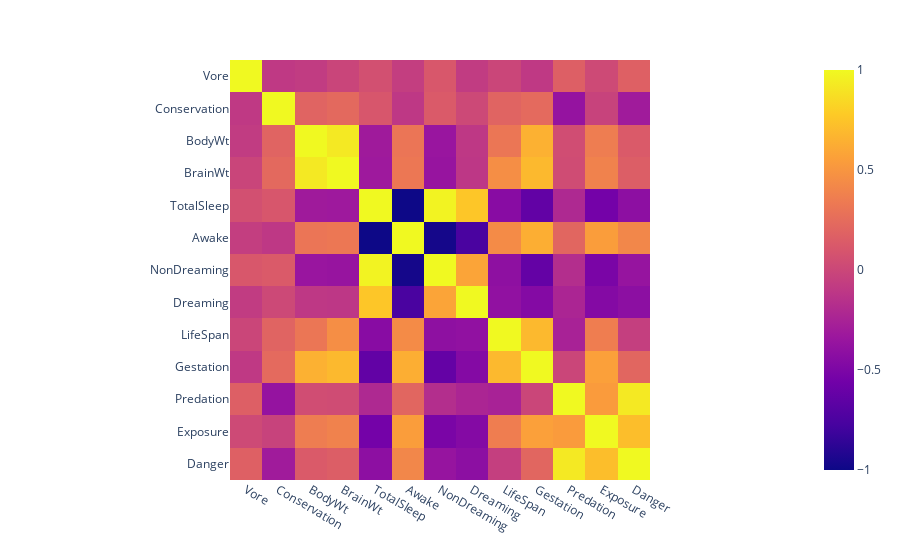

Write notebook code for a chart like this one.
### Code cell
px.imshow(df.corr(numeric_only=True))

### Figure 1 — Plotly figure (JSON) as saved in the notebook; plotly's stock layout.template omitted (floating-point values rounded to 4 significant figures; data arrays with more than 128 entries replaced by an {"elided": "..."} marker saying what was removed)
{"data": [{"coloraxis": "coloraxis", "hovertemplate": "x: %{x}<br>y: %{y}<br>color: %{z}<extra></extra>", "name": "0", "type": "heatmap", "x": ["Vore", "Conservation", "BodyWt", "BrainWt", "TotalSleep", "Awake", "NonDreaming", "Dreaming", "LifeSpan", "Gestation", "Predation", "Exposure", "Danger"], "xaxis": "x", "y": ["Vore", "Conservation", "BodyWt", "BrainWt", "TotalSleep", "Awake", "NonDreaming", "Dreaming", "LifeSpan", "Gestation", "Predation", "Exposure", "Danger"], "yaxis": "y", "z": {"elided": "13x13 float values"}}], "layout": {"coloraxis": {"colorscale": [[0, "#0d0887"], [0.1111, "#46039f"], [0.2222, "#7201a8"], [0.3333, "#9c179e"], [0.4444, "#bd3786"], [0.5556, "#d8576b"], [0.6667, "#ed7953"], [0.7778, "#fb9f3a"], [0.8889, "#fdca26"], [1, "#f0f921"]]}, "margin": {"t": 60}, "xaxis": {"anchor": "y", "constrain": "domain", "domain": [0, 1], "scaleanchor": "y"}, "yaxis": {"anchor": "x", "autorange": "reversed", "constrain": "domain", "domain": [0, 1]}}}
